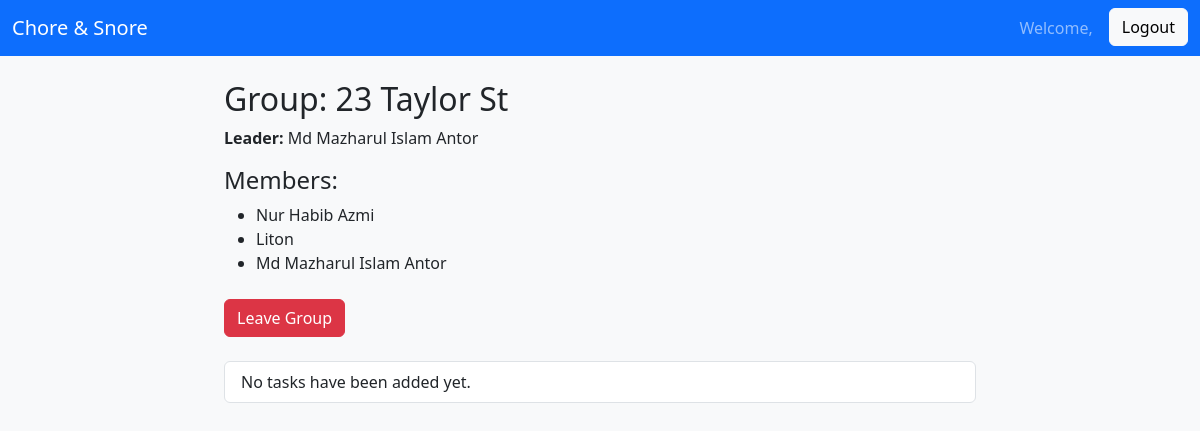
The app's page /1/ (signed in), older data.
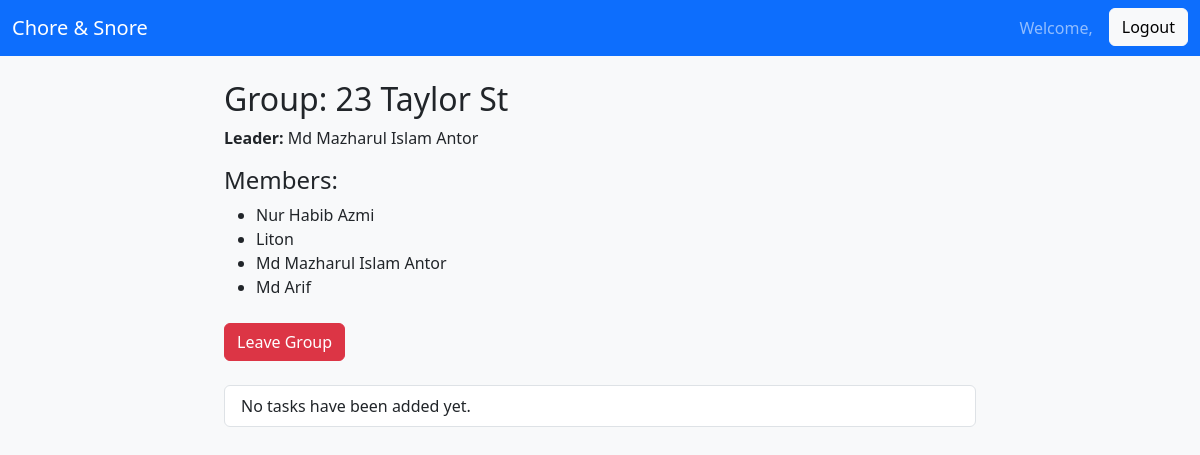
The same page, newer data.
### users/models.py (models this page shows, shortened)
class CustomUser(AbstractUser):
    OCCUPATION_CHOICES = (
        ('student', 'Student'),
        ('labor', 'Labor'),
        ('job_holder', 'Job Holder'),
        ('freelancer', 'Freelancer'),
        ('unemployed', 'Unemployed'),
        ('other', 'Other'),
    )
    occupation = models.CharField(max_length=20, choices=OCCUPATION_CHOICES, default='student')
    phone_number = models.CharField(max_length=15)
    address = models.TextField()

### groups/views.py (the view)
# urls.py: path('<int:group_id>/', views.group_detail, name='group_detail'),
@login_required
def group_detail(request, group_id):
    group = get_object_or_404(Group, id=group_id)
    is_leader = request.user == group.leader
    return render(request, 'groups/group_detail.html', {
        'group': group,
        'is_leader': is_leader,
        'members': group.members.all()
    })

### groups/templates/groups/group_detail.html (shortened to what this page needs)
{% extends 'base.html' %}
{% block content %}
    <div class="container mt-4">
        <h2>Group: {{ group.name }}</h2>
        <p><strong>Leader:</strong> {{ group.leader.first_name }} {{ group.leader.last_name }}</p>
        <h4>Members:</h4>
        <ul>
            {% for member in members %}
                <li>{{ member.first_name }} {{ member.last_name }}</li>
            {% endfor %}
        </ul>
        <a href="{% url 'leave_group' group.id %}" class="btn btn-danger mt-2">Leave Group</a>
        <ul class="list-group mt-4">
            {% for task in group.task_set.all %}
                <li class="list-group-item d-flex justify-content-between align-items-center">
                    <div>
                        <strong>{{ task.title }}</strong><br>
                        <small>Due: {{ task.due_date }} | Assigned to: {{ task.assigned_to }}</small>
                    </div>
                    <div>
                        {% if request.user == group.leader %}
                            <a href="{% url 'update_task' task.id %}" class="btn btn-sm btn-secondary">Edit</a>
                            <a href="{% url 'delete_task' task.id %}" class="btn btn-sm btn-danger">Delete</a>
                        {% endif %}
                        {% if request.user == task.assigned_to or request.user == task.created_by %}
                            {% if request.user == task.assigned_to %}
                                <a href="{% url 'toggle_task_completion' task.id %}"
                                   class="btn btn-sm {% if task.is_completed %}btn-success{% else %}btn-outline-success{% endif %}"
                                   onclick="return confirm('{% if not task.is_completed %}Are you sure you have honestly completed this task and want to mark it as done?{% else %}Are you sure you want to mark this task as not completed?{% endif %}');">
                                    {% if task.is_completed %}Completed{% else %}Mark Done{% endif %}
                                </a>
                            {% else %}
                                <a href="{% url 'toggle_task_completion' task.id %}"
                                   class="btn btn-sm {% if task.is_completed %}btn-success{% else %}btn-outline-success{% endif %}"
                                   onclick="return confirm('{% if task.is_completed %}Are you sure the task was not completed by {{ task.assigned_to }}?{% else %}Are you sure the task is completed by {{ task.assigned_to }}?{% endif %}');">
                                    {% if task.is_completed %}Completed{% else %}Mark Done{% endif %}
                                </a>
                            {% endif %}
                        {% else %}
                            <span class="badge {% if task.is_completed %}bg-success{% else %}bg-secondary{% endif %}">
                                {% if task.is_completed %}Completed{% else %}Pending{% endif %}
                            </span>
                        {% endif %}
                    </div>
                </li>
            {% empty %}
                <li class="list-group-item">No tasks have been added yet.</li>
            {% endfor %}
        </ul>
    </div>
{% endblock %}

Row changes from the older to the newer data that the page shows:
now on this page (row edited): CustomUser: first_name "Md", last_name "Arif"
